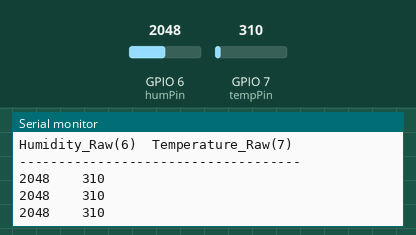
Simulated run of this sketch. Board: ESP32-S3. Shown: the last lines printed to the serial monitor. Inputs (shaded band) come from the test bench; at power-on: GPIO 7 (tempPin) = 310, GPIO 6 (humPin) = 2048 (analog values on the 0–4095 scale).

Above: at 1.3 s.
1.4 s: GPIO 7 (tempPin) set to 372
At 1.9 s:
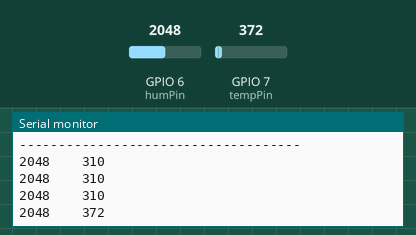
2.9 s: GPIO 6 (humPin) set to 2866
At 3.3 s:
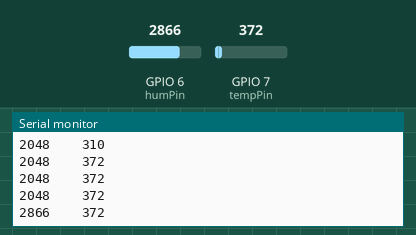
4.4 s: GPIO 7 (tempPin) set to 434
At 4.9 s:
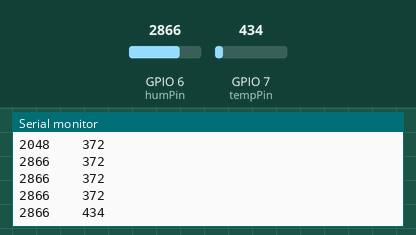
5.9 s: GPIO 6 (humPin) set to 3603
At 6.4 s:
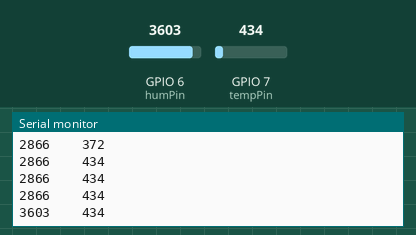
Timing chart, 0 to 8.4 s (numbered marks = the images above; inputs shaded):
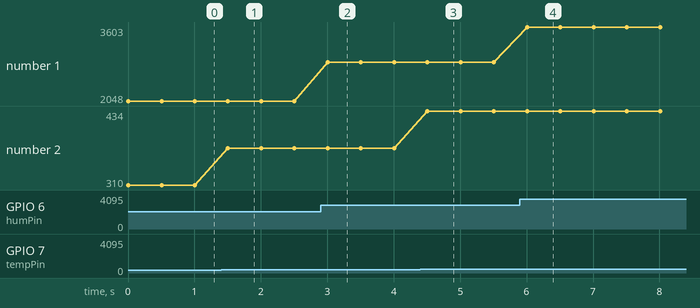

Measured:
- after the input at 1.4 s, the serial monitor: prints a new line after 0.11 s (image 1)
- after the input at 2.9 s, the serial monitor: prints a new line after 0.11 s (image 2)
- after the input at 4.4 s, the serial monitor: prints a new line after 0.11 s (image 3)
- after the input at 5.9 s, the serial monitor: prints a new line after 0.11 s (image 4)
- plotted number 1: 2048 → 2866 after the input at 2.9 s, 2866 → 3603 after the input at 5.9 s
- plotted number 2: 310 → 372 after the input at 1.4 s, 372 → 434 after the input at 4.4 s

The sketch:

AM1001.ino
```cpp
/*
 * AM1001 Raw ADC Test for ESP32-S3
 * Reads pins 6 and 7 directly
 */

const int tempPin = 7;
const int humPin = 6;

void setup() {
  Serial.begin(115200);

  // Sets the ADC to 12-bit (0 to 4095)
  analogReadResolution(12);
  analogSetAttenuation(ADC_11db); // Ensures full 0-3.3V range

  Serial.println("Reading Raw ADC Values...");
  Serial.println("Humidity_Raw(6)  Temperature_Raw(7)");
  Serial.println("------------------------------------");
}

void loop() {
  int rawHum = analogRead(humPin);
  int rawTemp = analogRead(tempPin);

  // Print values separated by a tab for easy reading
  Serial.print(rawHum);
  Serial.print("\t\t");
  Serial.println(rawTemp);

  delay(500);  // Faster updates for real-time testing
}
```
